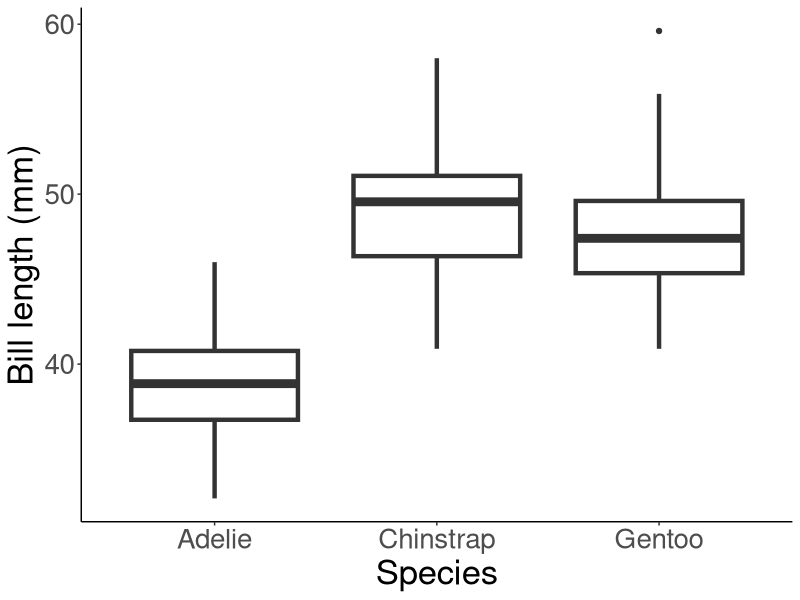
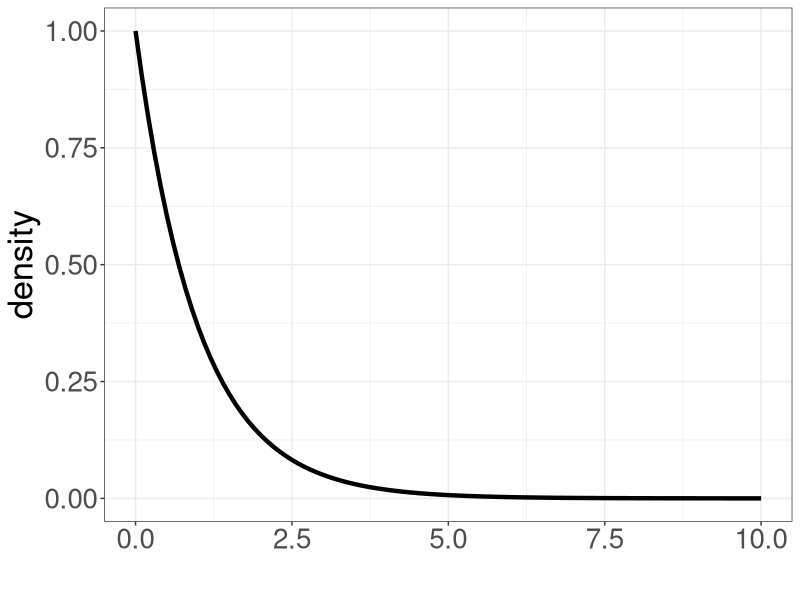

Recreate these plots in R, in order.
## ---- chunk 1
library(tidyverse)
library(palmerpenguins)

penguins_no_nas <- penguins %>%
  drop_na()

penguins_no_nas %>%
  ggplot(aes(x = species, y = bill_length_mm)) +
  geom_boxplot(lwd=1.5) +
  theme_classic() +
  labs(x = "Species", 
       y = "Bill length (mm)") +
  theme(text = element_text(size = 25))
## ---- chunk 2
data.frame(x = seq(0, 10, 0.1),
           y = df(seq(0, 10, 0.1), 2, 330)) %>%
  ggplot(aes(x = x, y = y)) +
  geom_line(lwd = 1.5) +
  labs(x = "", y = "density") +
  theme_bw() +
  theme(text = element_text(size = 25))
